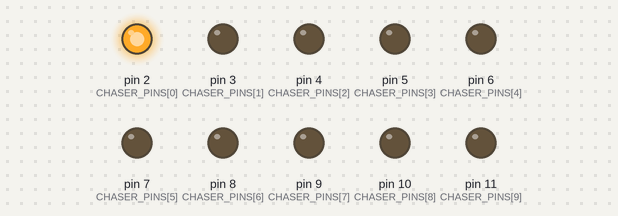
This sketch was run on a simulated Arduino Uno, built with avr-gcc and run on an emulated ATmega328P. On the bench: output pins drawn as LEDs (lit = HIGH).

Above: at 0.2 s.
At 2.7 s:
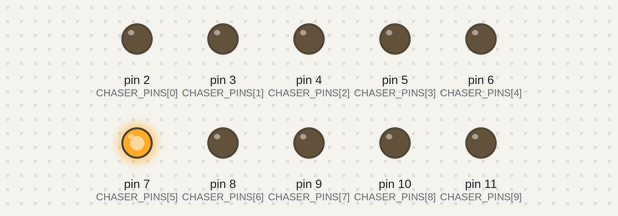
At 4.2 s:
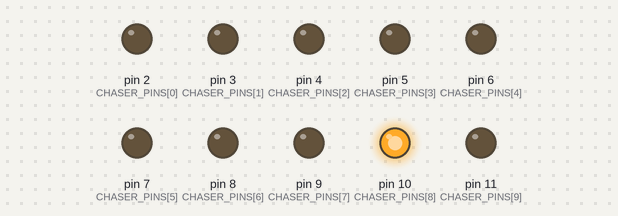
At 5.7 s:
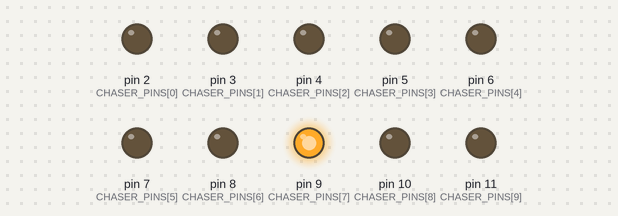
At 8.2 s:
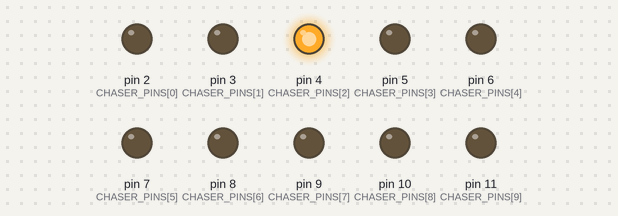
At 11.2 s:
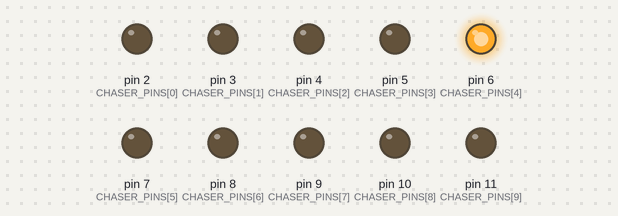
Timing chart, 0 to 11.7 s (numbered marks = the images above):
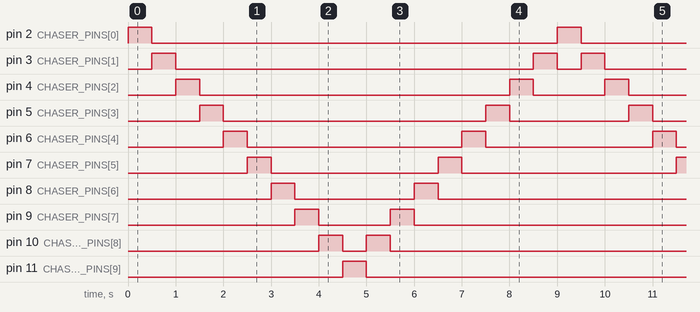

The sketch:

led_chaser.ino
```cpp
#include "src/logic.h"

void setup() {
  chaser_init();
}

void loop() {
  chaser_step();
  delay(500);
}
```

logic.cpp
```cpp
#include "logic.h"

const uint8_t CHASER_PINS[CHASER_NUM_LEDS] = {2, 3, 4, 5, 6, 7, 8, 9, 10, 11};

static int8_t g_pos = -1;
static int8_t g_dir = 1;

void chaser_init() {
  for (uint8_t i = 0; i < CHASER_NUM_LEDS; i++) {
    pinMode(CHASER_PINS[i], OUTPUT);
  }
  chaser_all_off();
  g_dir = 1;
}

void chaser_all_off() {
  for (uint8_t i = 0; i < CHASER_NUM_LEDS; i++) {
    digitalWrite(CHASER_PINS[i], LOW);
  }
  g_pos = -1;
}

bool chaser_light_only(uint8_t index) {
  if (index >= CHASER_NUM_LEDS) {
    return false;
  }
  for (uint8_t i = 0; i < CHASER_NUM_LEDS; i++) {
    digitalWrite(CHASER_PINS[i], (i == index) ? HIGH : LOW);
  }
  g_pos = (int8_t)index;
  return true;
}

int8_t chaser_position() {
  return g_pos;
}

int8_t chaser_direction() {
  return g_dir;
}

void chaser_step() {
  int8_t next = g_pos + g_dir;
  if (next >= CHASER_NUM_LEDS) {
    g_dir = -1;
    next = CHASER_NUM_LEDS - 2;
  } else if (next < 0) {
    g_dir = 1;
    next = 1;
  }
  chaser_light_only((uint8_t)next);
}

uint8_t chaser_count_on() {
  uint8_t n = 0;
  for (uint8_t i = 0; i < CHASER_NUM_LEDS; i++) {
    if (digitalRead(CHASER_PINS[i]) == HIGH) {
      n++;
    }
  }
  return n;
}
```

logic.h
```cpp
// led_chaser: 10 LEDs on D2..D11 lit one at a time, bouncing back and forth.
// Adapted from https://github.com/Projectslearner/arduino-uno-led-chaser (MIT).
#ifndef LOGIC_H
#define LOGIC_H
#include <Arduino.h>

#define CHASER_NUM_LEDS 10
extern const uint8_t CHASER_PINS[CHASER_NUM_LEDS]; // {2,3,4,5,6,7,8,9,10,11}

void chaser_init();                       // pins as OUTPUT, all off, direction forward
void chaser_all_off();                    // all LEDs LOW, position becomes -1
bool chaser_light_only(uint8_t index);    // exactly one LED on; false if index out of range
int8_t chaser_position();                 // index of the lit LED, -1 if none
int8_t chaser_direction();                // +1 forward (towards D11), -1 backward
void chaser_step();                       // move one LED in current direction, bounce at the ends
uint8_t chaser_count_on();                // number of LED pins currently reading HIGH

#endif
```

Measured:
- by itself, pin 2 (CHASER_PINS[0]), pin 11 (CHASER_PINS[9]): alternates HIGH for 0.50 s and LOW for 8.5 s
- by itself, pin 3 (CHASER_PINS[1]): repeats every 9.0 s: LOW 7.5 s, HIGH 0.50 s, LOW 0.50 s, HIGH 0.50 s
- by itself, pin 4 (CHASER_PINS[2]): repeats every 9.0 s: LOW 6.5 s, HIGH 0.50 s, LOW 1.5 s, HIGH 0.50 s
- by itself, pin 5 (CHASER_PINS[3]): repeats every 9.0 s: LOW 5.5 s, HIGH 0.50 s, LOW 2.5 s, HIGH 0.50 s
- by itself, pin 6 (CHASER_PINS[4]): repeats every 9.0 s: LOW 4.5 s, HIGH 0.50 s, LOW 3.5 s, HIGH 0.50 s
- by itself, pin 7 (CHASER_PINS[5]): repeats every 9.0 s: LOW 3.5 s, HIGH 0.50 s, LOW 4.5 s, HIGH 0.50 s
- by itself, pin 8 (CHASER_PINS[6]): repeats every 9.0 s: LOW 2.5 s, HIGH 0.50 s, LOW 5.5 s, HIGH 0.50 s
- by itself, pin 9 (CHASER_PINS[7]): repeats every 9.0 s: LOW 1.5 s, HIGH 0.50 s, LOW 6.5 s, HIGH 0.50 s
